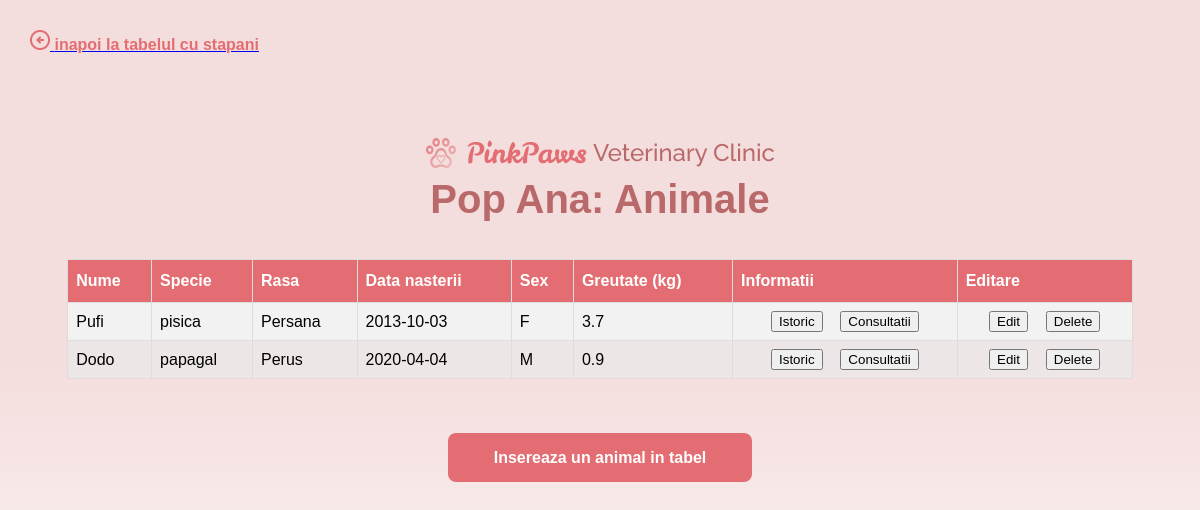
Screenshot of /Proiect_BD_Cabinet_Veterinar/admin_stapani2.php?id_s=1 (signed in) with the database file from the repository.
### tables this page shows
CREATE TABLE `stapani` (
  `id_stapan` int(11) NOT NULL,
  `nume` varchar(50) NOT NULL,
  `prenume` varchar(50) NOT NULL,
  `CNP` char(13) NOT NULL,
  `nr_telefon` varchar(20) DEFAULT NULL,
  `e_mail` varchar(50) NOT NULL,
  `oras` varchar(50) NOT NULL,
  `judet_sector` varchar(50) NOT NULL,
  `strada` varchar(50) NOT NULL,
  `nr_strada` int(11) NOT NULL,
  `apartament` int(11) DEFAULT NULL,
  `parola` varchar(50) NOT NULL
);

CREATE TABLE `pacienti` (
  `id_pacient` int(11) NOT NULL,
  `id_stapan` int(11) NOT NULL,
  `numep` varchar(50) NOT NULL,
  `specie` varchar(50) NOT NULL,
  `rasa` varchar(50) NOT NULL,
  `data_nasterii` date NOT NULL,
  `sex` char(1) NOT NULL,
  `greutate` float NOT NULL
);

### Proiect_BD_Cabinet_Veterinar/admin_stapani2.php (the view, shortened to what this page needs)
<?php
	include("connection.php");
	$query = "select * from stapani where id_stapan = '$_GET[id_s]' limit 1";
	$result = mysqli_query($con, $query);
	$stapan = mysqli_fetch_assoc($result);
?>
<!DOCTYPE html>
<html>
<head>
<link rel="stylesheet" href="my_style.css">
</head>
<body class="bkg2">
<poz_sageata><a href="admin_stapani1.php"><img src="img\sageata.png" alt="sageata"><text_inapoi_la> inapoi la tabelul cu stapani</text_inapoi_la></a></poz_sageata>
<br><br><br><br><br><br><br>
<center><img src="img\titlu1.png" alt="logo clinica"></center>
<center><titlu_homepage><?php echo $stapan['nume'],' ',$stapan['prenume']?>: Animale</titlu_homepage></center>
<br><br>
<center><table id="customers">
        <thead>
			<tr>
				<th>Nume</th>
				<th>Specie</th>
				<th>Rasa</th>
				<th>Data nasterii</th>
				<th>Sex</th>
				<th>Greutate (kg)</th>
				<th>Informatii</th>
				<th>Editare</th>
			</tr>
		</thead>
        <tbody>
            <?php
			$id = $stapan['id_stapan'];
			$sql1 = "SELECT P.id_stapan, id_pacient, P.numep, specie, rasa, data_nasterii, sex, greutate
					FROM stapani S inner join pacienti P on S.id_stapan = P.id_stapan
					WHERE S.id_stapan = '$id'";
			$result = $con->query($sql1);
			while($row = $result->fetch_assoc()) {
                echo "<tr>
                    <td>" . $row["numep"] . "</td>
                    <td>" . $row["specie"] . "</td>
                    <td>" . $row["rasa"] . "</td>
                    <td>" . $row["data_nasterii"] . "</td>
                    <td>" . $row["sex"] . "</td>
                    <td>" . $row["greutate"] . "</td>
					<td>
                        <center><a href='admin_stapani3.php?id_i=".$row['id_pacient']."'><input type='submit' value='Istoric'></a> &nbsp;&nbsp;
						<a href='admin_stapani4.php?id_c=".$row['id_pacient']."'><input type='submit' value='Consultatii'></a></center>
                    </td>
					<td>
                        <center><a href='edit_pacient.php?id_p=".$row['id_pacient']."'><input type='submit' value='Edit'></a> &nbsp;&nbsp;
                        <a href='delete_pacient.php?id_p=".$row['id_pacient']."'><input type='submit' value='Delete'></a></center>
                    </td>
                </tr>";
            }
            ?>
        </tbody>
    </table></center>
	<br><br><br>
	<center><?php echo "<a href='insert_pacient.php?id_s=".$stapan['id_stapan']."'><input type='button' value='Insereaza un animal in tabel' class='button_homepage_stapan'></a>"; ?></center>
<br><br><br><br><br><br><br><br><br><br><br><br><br><br><br><br><br>
</body>
</html>

### Proiect_BD_Cabinet_Veterinar/my_style.css (style rules this page uses)
#customers { font-family: Raleway, sans-serif; border-collapse: collapse; width: 90%; }
#customers td, #customers th { border: 1px solid #ddd; padding: 8px; }
#customers tr:nth-child(even) { background-color: #ede6e6; }
#customers tr:nth-child(odd) { background-color: #f2f2f2; }
#customers th { padding-top: 12px; padding-bottom: 12px; text-align: left; background-color: #E36D72; color: white; }
input::placeholder { font-family: 'Raleway', sans-serif; font-style: normal; font-weight: 500; font-size: 16px; line-height: 19px; color: #8B7A7A; }
.bkg2 { background: linear-gradient(180deg, #F4DDDD 45.66%, #FFFFFF 100%); }
titlu_homepage { font-family: 'Raleway', sans-serif; font-style: normal; font-weight: 700; font-size: 40px; line-height: 47px; text-align: center; color: #B96969; }
text_inapoi_la { font-family: 'Raleway', sans-serif; font-style: normal; font-weight: 600; font-size: 16px; line-height: 19px; color: #E36D72; }
poz_sageata { position: absolute; left: 30px; top: 30px; }
.button_homepage_stapan { width: 304px; height: 49px; background: #E36D72; border-radius: 8px; border-width : 0; font-family: 'Raleway', sans-serif; font-style: normal; font-weight: 700; font-size: 16px; line-height: 19px; text-align: center; color: #FFFFFF; }

### rows the page displays
stapani: nume "Pop", prenume "Ana"
pacienti: numep "Pufi", specie "pisica", rasa "Persana", data_nasterii "2013-10-03", sex "F", greutate "3.7"
pacienti: numep "Dodo", specie "papagal", rasa "Perus", data_nasterii "2020-04-04", sex "M", greutate "0.9"
